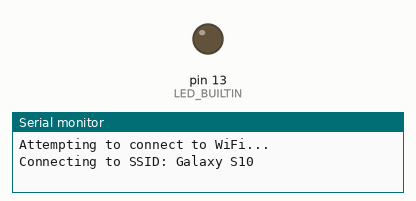
Simulated run of this sketch. Board: Arduino Mega 2560, built for the host (arithmetic inside an expression is 32-bit, double 64-bit). Shown: output pins drawn as LEDs (lit = HIGH), the last lines printed to the serial monitor. WiFi joins after 1.5 s; servers stay silent unless stated; no MQTT or app messages arrive unless stated.

Above: at 0.1 s.
At 6.6 s:
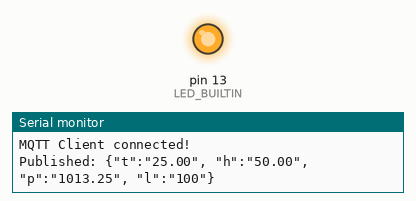
Timing chart, 0 to 8.1 s (numbered marks = the images above):
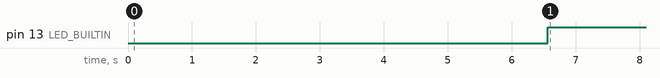

The sketch:

Arduino_dummy.ino
```cpp
#include <WiFiEspAT.h>
#include <PubSubClient.h>

// WiFi credentials
const char ssid[] = "Galaxy S10"; // your network SSID (name)
const char pass[] = "123456789"; // your network password

// Communication with ESP8266
#define ESP_BAUDRATE 115200
#define SERIAL_PORT Serial1

// Initialize WiFi and MQTT
WiFiClient client;
PubSubClient mqttClient(client);

// MQTT server information
IPAddress mqtt_server(192, 168, 172, 122); // your Raspberry MQTT server IP
const char *topic = "channel1";

void setup() {
    // Initialize serial communication
    Serial.begin(115200);
    SERIAL_PORT.begin(ESP_BAUDRATE);

    pinMode(LED_BUILTIN, OUTPUT);

    // Initialize WiFiEspAT library
    WiFi.init(SERIAL_PORT);

    // Wait for the ESP8266 to respond
    if (WiFi.status() == WL_NO_MODULE) {
        Serial.println("ESP8266 module not found!");
        while (true);
    }

    Serial.println("Attempting to connect to WiFi...");
    connectWiFi();

    Serial.println("WiFi connected!");
    initMQTT();
}

void loop() {
    digitalWrite(LED_BUILTIN, LOW); // LED ON

    // Generate dummy values for testing
    float temperature = 25.0; // Dummy temperature value
    float humidity = 50.0;    // Dummy humidity value
    float pressure = 1013.25; // Dummy pressure value (hPa)
    int lightVal = 100;       // Dummy light intensity value

    // Print dummy values
    Serial.println("Temperature: " + String(temperature) + " °C");
    Serial.println("Humidity: " + String(humidity) + " %");
    Serial.println("Pressure: " + String(pressure) + " hPa");
    Serial.println("Light Intensity: " + String(lightVal));

    // Ensure MQTT connection
    if (!mqttClient.connected()) {
        connectMQTT();
    }

    // Publish dummy data to MQTT
    String payload = "{\"t\":\"" + String(temperature) + "\", \"h\":\"" +
                     String(humidity) + "\", \"p\":\"" + String(pressure) +
                     "\", \"l\":\"" + String(lightVal) + "\"}";
    mqttClient.publish(topic, payload.c_str());
    Serial.println("Published: " + payload);

    digitalWrite(LED_BUILTIN, HIGH); // LED OFF
    delay(30000); // Delay for 30 seconds
}

void connectWiFi() {
    while (WiFi.status() != WL_CONNECTED) {
        Serial.print("Connecting to SSID: ");
        Serial.println(ssid);
        WiFi.begin(ssid, pass);

        // Wait for connection
        delay(5000);
    }
}

void initMQTT() {
    mqttClient.setServer(mqtt_server, 1883);
}

void connectMQTT() {
    while (!mqttClient.connected()) {
        Serial.println("Connecting to MQTT Server...");
        if (mqttClient.connect("clientID")) {
            Serial.println("MQTT Client connected!");
        } else {
            Serial.println("MQTT Client failed to connect. Retrying in 5 seconds...");
            delay(5000);
        }
    }
}
```

Measured:
- by itself, pin 13 (LED_BUILTIN): LOW → HIGH at 6.6 s
